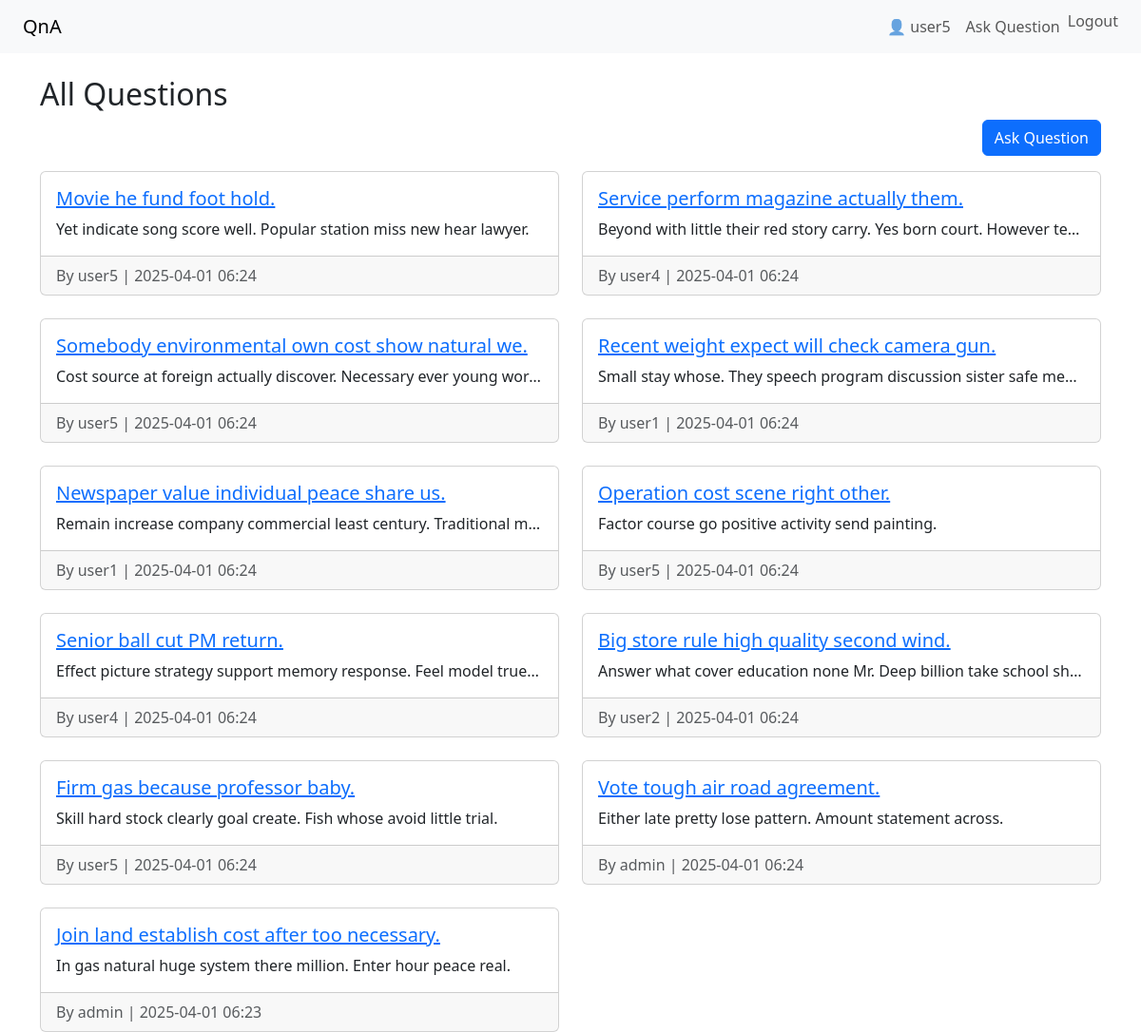
Screenshot of / (signed in) with the database file from the repository.
### qa/models.py (models this page shows, shortened)
class Question(models.Model):
    title = models.CharField(max_length=200)
    content = models.TextField()
    author = models.ForeignKey(User, on_delete=models.CASCADE)
    created_at = models.DateTimeField(auto_now_add=True)

### qa/views.py (the view)
# urls.py: path('', views.question_list, name='question_list'),
def question_list(request):
    questions = Question.objects.order_by('-created_at')
    return render(request, 'qa/question_list.html', {'questions': questions})

### qa/templates/qa/question_list.html
{% extends 'qa/base.html' %}
{% block content %}
<h2>All Questions</h2>
<div class="d-flex justify-content-end mb-3">
    <a href="{% url 'ask_question' %}" class="btn btn-primary">Ask Question</a>
</div>
<div class="row row-cols-1 row-cols-md-2 g-4">
    {% for question in questions %}
    <div class="col">
        <div class="card h-100">
            <div class="card-body">
                <h5 class="card-title">
                    <a href="{% url 'question_detail' question.pk %}">{{ question.title }}</a>
                </h5>
                <p class="card-text text-truncate">{{ question.content }}</p>
            </div>
            <div class="card-footer text-muted">
                By {{ question.author.username }} | {{ question.created_at|date:"Y-m-d H:i" }}
            </div>
        </div>
    </div>
    {% empty %}
    <p>No questions yet.</p>
    {% endfor %}
</div>
{% endblock %}

### qa/templates/qa/base.html (shortened to what this page needs)
<!DOCTYPE html>
<html lang="en">
<head>
    <link href="https://cdn.jsdelivr.net/npm/bootstrap@5.3.2/dist/css/bootstrap.min.css" rel="stylesheet">
</head>
<body>
    <nav class="navbar navbar-expand-lg navbar-light bg-light px-4">
        <a class="navbar-brand" href="/">QnA</a>
        <div class="collapse navbar-collapse">
            <ul class="navbar-nav ms-auto">
                {% if user.is_authenticated %}
                <li class="nav-item">
                    <span class="nav-link">👤 {{ user.username }}</span>
                </li>
                <li class="nav-item">
                    <a class="nav-link" href="{% url 'ask_question' %}">Ask Question</a>
                </li>
                <li class="nav-item">
                    <form action="{% url 'logout' %}" method="post" class="d-inline">
                        <button type="submit" class="btn btn-link nav-link" style="display:inline; padding: 0;">Logout</button>
                    </form>
                </li>
                {% else %}
                <li class="nav-item">
                    <a class="nav-link" href="{% url 'login' %}">Login</a>
                </li>
                {% endif %}
            </ul>
        </div>
    </nav>
    <div class="container mt-4">
        {% block content %}
        {% endblock %}
    </div>
</body>
</html>

### rows the page displays
Question: title "Movie he fund foot hold.", content "Yet indicate song score well. Popular station miss new hear lawyer.", author.username "user5", created_at "2025-04-01 06:24"
Question: title "Service perform magazine actually them.", content "Beyond with little their red story carry. Yes born court. However te…", author.username "user4", created_at "2025-04-01 06:24"
Question: title "Somebody environmental own cost show natural we.", content "Cost source at foreign actually discover. Necessary ever young wor…", author.username "user5", created_at "2025-04-01 06:24"
Question: title "Recent weight expect will check camera gun.", content "Small stay whose. They speech program discussion sister safe me…", author.username "user1", created_at "2025-04-01 06:24"
Question: title "Newspaper value individual peace share us.", content "Remain increase company commercial least century. Traditional m…", author.username "user1", created_at "2025-04-01 06:24"
Question: title "Operation cost scene right other.", content "Factor course go positive activity send painting.", author.username "user5", created_at "2025-04-01 06:24"
Question: title "Senior ball cut PM return.", content "Effect picture strategy support memory response. Feel model true…", author.username "user4", created_at "2025-04-01 06:24"
Question: title "Big store rule high quality second wind.", content "Answer what cover education none Mr. Deep billion take school sh…", author.username "user2", created_at "2025-04-01 06:24"
Question: title "Firm gas because professor baby.", content "Skill hard stock clearly goal create. Fish whose avoid little trial.", author.username "user5", created_at "2025-04-01 06:24"
Question: title "Vote tough air road agreement.", content "Either late pretty lose pattern. Amount statement across.", author.username "admin", created_at "2025-04-01 06:24"
Question: title "Join land establish cost after too necessary.", content "In gas natural huge system there million. Enter hour peace real.", author.username "admin", created_at "2025-04-01 06:23"

### other values shown
{{ user.username }} "user5"
